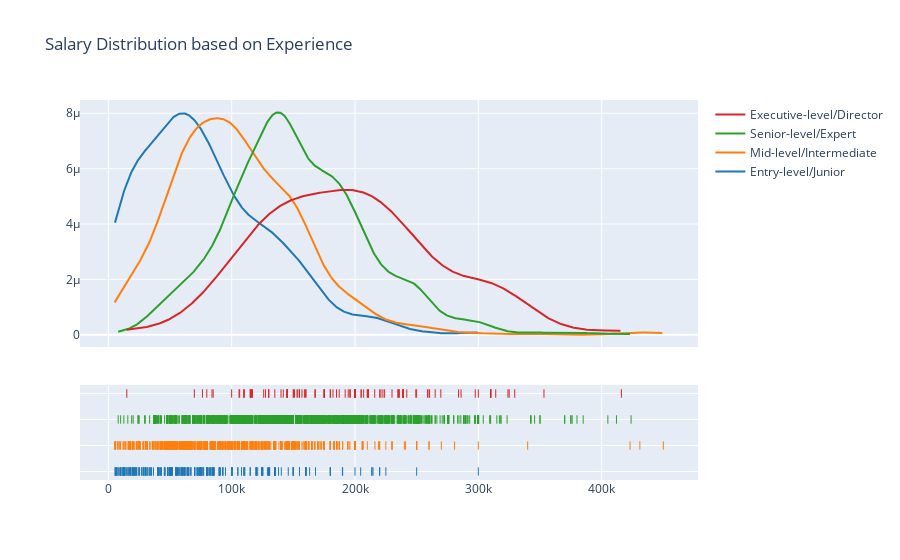
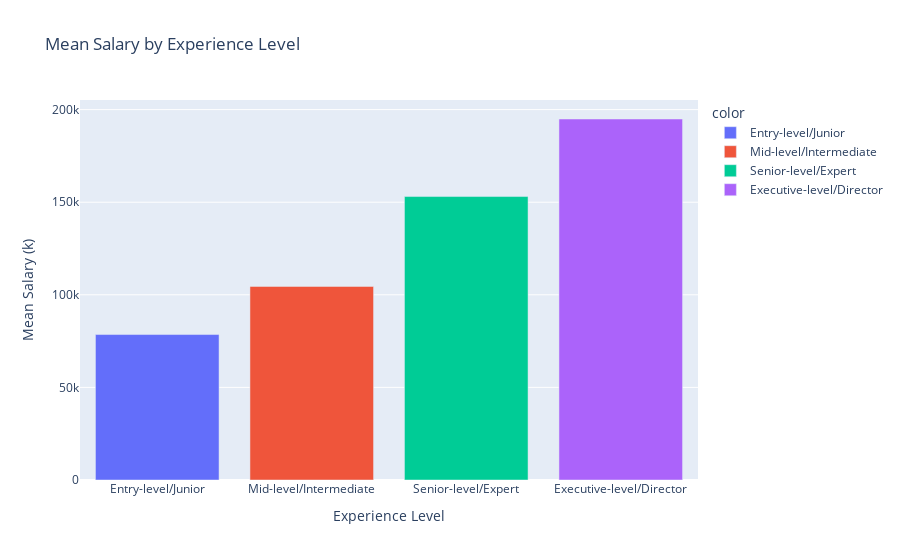

Write notebook code for charts like these, in order.
### Markdown cell above
### Step 7

### Code cell
entry_salary = exp_salary.loc[exp_salary['experience_level'] == 'Entry-level/Junior']
executive_salary = exp_salary.loc[exp_salary['experience_level'] == 'Executive-level/Director']
mid_salary = exp_salary.loc[exp_salary['experience_level'] == 'Mid-level/Intermediate']
senior_salary = exp_salary.loc[exp_salary['experience_level'] == 'Senior-level/Expert']

hist_data = [entry_salary['salary_in_usd'], mid_salary['salary_in_usd'], senior_salary['salary_in_usd'], executive_salary['salary_in_usd']]
group_labels = ['Entry-level/Junior', 'Mid-level/Intermediate', 'Senior-level/Expert', 'Executive-level/Director']

means = [entry_salary['salary_in_usd'].mean(), mid_salary['salary_in_usd'].mean(),
    senior_salary['salary_in_usd'].mean(), executive_salary['salary_in_usd'].mean(),]

fig1 = ff.create_distplot(hist_data, group_labels, show_hist = False)
fig2 = go.Figure(data=px.bar(x = group_labels, y = means, color = group_labels,
                            title = 'Mean Salary by Experience Level'))
                            
fig1.update_layout(title = 'Salary Distribution based on Experience')
fig2.update_layout(xaxis_title = "Experience Level", yaxis_title = "Mean Salary (k) ")
fig1.show()
fig2.show()

### Figure 1 — Plotly figure (JSON) as saved in the notebook; plotly's stock layout.template omitted (floating-point values rounded to 4 significant figures; data arrays with more than 128 entries replaced by an {"elided": "..."} marker saying what was removed)
{"data": [{"legendgroup": "Entry-level/Junior", "marker": {"color": "rgb(31, 119, 180)"}, "mode": "lines", "name": "Entry-level/Junior", "showlegend": true, "type": "scatter", "x": {"elided": "500 float values"}, "xaxis": "x", "y": {"elided": "500 float values"}, "yaxis": "y"}, {"legendgroup": "Mid-level/Intermediate", "marker": {"color": "rgb(255, 127, 14)"}, "mode": "lines", "name": "Mid-level/Intermediate", "showlegend": true, "type": "scatter", "x": {"elided": "500 float values"}, "xaxis": "x", "y": {"elided": "500 float values"}, "yaxis": "y"}, {"legendgroup": "Senior-level/Expert", "marker": {"color": "rgb(44, 160, 44)"}, "mode": "lines", "name": "Senior-level/Expert", "showlegend": true, "type": "scatter", "x": {"elided": "500 float values"}, "xaxis": "x", "y": {"elided": "500 float values"}, "yaxis": "y"}, {"legendgroup": "Executive-level/Director", "marker": {"color": "rgb(214, 39, 40)"}, "mode": "lines", "name": "Executive-level/Director", "showlegend": true, "type": "scatter", "x": {"elided": "500 int values"}, "xaxis": "x", "y": {"elided": "500 float values"}, "yaxis": "y"}, {"legendgroup": "Entry-level/Junior", "marker": {"color": "rgb(31, 119, 180)", "symbol": "line-ns-open"}, "mode": "markers", "name": "Entry-level/Junior", "showlegend": false, "type": "scatter", "x": {"elided": "320 int values"}, "xaxis": "x", "y": {"elided": "320 str values"}, "yaxis": "y2"}, {"legendgroup": "Mid-level/Intermediate", "marker": {"color": "rgb(255, 127, 14)", "symbol": "line-ns-open"}, "mode": "markers", "name": "Mid-level/Intermediate", "showlegend": false, "type": "scatter", "x": {"elided": "805 int values"}, "xaxis": "x", "y": {"elided": "805 str values"}, "yaxis": "y2"}, {"legendgroup": "Senior-level/Expert", "marker": {"color": "rgb(44, 160, 44)", "symbol": "line-ns-open"}, "mode": "markers", "name": "Senior-level/Expert", "showlegend": false, "type": "scatter", "x": {"elided": "2516 int values"}, "xaxis": "x", "y": {"elided": "2516 str values"}, "yaxis": "y2"}, {"legendgroup": "Executive-level/Director", "marker": {"color": "rgb(214, 39, 40)", "symbol": "line-ns-open"}, "mode": "markers", "name": "Executive-level/Director", "showlegend": false, "type": "scatter", "x": [258750, 185000, 15000, 220000, 205000, 329500, 269600, 145000, 115000, 175000, 110000, 221000, 153000, 200000, 145000, 180000, 155000, 286000, 207000, 353200, 249300, 145000, 100000, 265000, 235000, 194500, 115500, 200000, 145000, 210914, 116704, 167500, 106500, 310000, 239000, 106000, 310000, 239000, 160288, 127467, 310000, 239000, 235000, 210000, 210914, 116704, 284000, 236000, 155000, 140000, 175000, 110000, 314100, 195800, 200000, 145000, 310000, 239000, 300000, 200000, 196200, 150900, 200000, 145000, 310000, 239000, 159000, 130000, 310000, 239000, 205000, 160000, 210000, 157000, 125976, 187200, 116100, 222640, 182160, 297500, 260000, 200000, 180000, 200000, 200000, 150000, 84053, 260500, 175100, 115222, 76309, 242000, 200000, 130000, 110000, 224000, 167875, 175000, 135000, 324000, 216000, 192037, 250000, 130026, 85000, 230000, 153667, 235000, 150000, 79833, 141846, 69741, 416000, 325000], "xaxis": "x", "y": ["Executive-level/Director", "Executive-level/Director", "Executive-level/Director", "Executive-level/Director", "Executive-level/Director", "Executive-level/Director", "Executive-level/Director", "Executive-level/Director", "Executive-level/Director", "Executive-level/Director", "Executive-level/Director", "Executive-level/Director", "Executive-level/Director", "Executive-level/Director", "Executive-level/Director", "Executive-level/Director", "Executive-level/Director", "Executive-level/Director", "Executive-level/Director", "Executive-level/Director", "Executive-level/Director", "Executive-level/Director", "Executive-level/Director", "Executive-level/Director", "Executive-level/Director", "Executive-level/Director", "Executive-level/Director", "Executive-level/Director", "Executive-level/Director", "Executive-level/Director", "Executive-level/Director", "Executive-level/Director", "Executive-level/Director", "Executive-level/Director", "Executive-level/Director", "Executive-level/Director", "Executive-level/Director", "Executive-level/Director", "Executive-level/Director", "Executive-level/Director", "Executive-level/Director", "Executive-level/Director", "Executive-level/Director", "Executive-level/Director", "Executive-level/Director", "Executive-level/Director", "Executive-level/Director", "Executive-level/Director", "Executive-level/Director", "Executive-level/Director", "Executive-level/Director", "Executive-level/Director", "Executive-level/Director", "Executive-level/Director", "Executive-level/Director", "Executive-level/Director", "Executive-level/Director", "Executive-level/Director", "Executive-level/Director", "Executive-level/Director", "Executive-level/Director", "Executive-level/Director", "Executive-level/Director", "Executive-level/Director", "Executive-level/Director", "Executive-level/Director", "Executive-level/Director", "Executive-level/Director", "Executive-level/Director", "Executive-level/Director", "Executive-level/Director", "Executive-level/Director", "Executive-level/Director", "Executive-level/Director", "Executive-level/Director", "Executive-level/Director", "Executive-level/Director", "Executive-level/Director", "Executive-level/Director", "Executive-level/Director", "Executive-level/Director", "Executive-level/Director", "Executive-level/Director", "Executive-level/Director", "Executive-level/Director", "Executive-level/Director", "Executive-level/Director", "Executive-level/Director", "Executive-level/Director", "Executive-level/Director", "Executive-level/Director", "Executive-level/Director", "Executive-level/Director", "Executive-level/Director", "Executive-level/Director", "Executive-level/Director", "Executive-level/Director", "Executive-level/Director", "Executive-level/Director", "Executive-level/Director", "Executive-level/Director", "Executive-level/Director", "Executive-level/Director", "Executive-level/Director", "Executive-level/Director", "Executive-level/Director", "Executive-level/Director", "Executive-level/Director", "Executive-level/Director", "Executive-level/Director", "Executive-level/Director", "Executive-level/Director", "Executive-level/Director", "Executive-level/Director"], "yaxis": "y2"}], "layout": {"barmode": "overlay", "hovermode": "closest", "legend": {"traceorder": "reversed"}, "title": {"text": "Salary Distribution based on Experience"}, "xaxis": {"anchor": "y2", "domain": [0, 1], "zeroline": false}, "yaxis": {"anchor": "free", "domain": [0.35, 1], "position": 0}, "yaxis2": {"anchor": "x", "domain": [0, 0.25], "dtick": 1, "showticklabels": false}}}

### Figure 2 — Plotly figure (JSON) as saved in the notebook; plotly's stock layout.template omitted (floating-point values rounded to 4 significant figures)
{"data": [{"alignmentgroup": "True", "hovertemplate": "color=Entry-level/Junior<br>x=%{x}<br>y=%{y}<extra></extra>", "legendgroup": "Entry-level/Junior", "marker": {"color": "#636efa", "pattern": {"shape": ""}}, "name": "Entry-level/Junior", "offsetgroup": "Entry-level/Junior", "orientation": "v", "showlegend": true, "textposition": "auto", "type": "bar", "x": ["Entry-level/Junior"], "xaxis": "x", "y": [78550.0], "yaxis": "y"}, {"alignmentgroup": "True", "hovertemplate": "color=Mid-level/Intermediate<br>x=%{x}<br>y=%{y}<extra></extra>", "legendgroup": "Mid-level/Intermediate", "marker": {"color": "#EF553B", "pattern": {"shape": ""}}, "name": "Mid-level/Intermediate", "offsetgroup": "Mid-level/Intermediate", "orientation": "v", "showlegend": true, "textposition": "auto", "type": "bar", "x": ["Mid-level/Intermediate"], "xaxis": "x", "y": [104500.0], "yaxis": "y"}, {"alignmentgroup": "True", "hovertemplate": "color=Senior-level/Expert<br>x=%{x}<br>y=%{y}<extra></extra>", "legendgroup": "Senior-level/Expert", "marker": {"color": "#00cc96", "pattern": {"shape": ""}}, "name": "Senior-level/Expert", "offsetgroup": "Senior-level/Expert", "orientation": "v", "showlegend": true, "textposition": "auto", "type": "bar", "x": ["Senior-level/Expert"], "xaxis": "x", "y": [153100.0], "yaxis": "y"}, {"alignmentgroup": "True", "hovertemplate": "color=Executive-level/Director<br>x=%{x}<br>y=%{y}<extra></extra>", "legendgroup": "Executive-level/Director", "marker": {"color": "#ab63fa", "pattern": {"shape": ""}}, "name": "Executive-level/Director", "offsetgroup": "Executive-level/Director", "orientation": "v", "showlegend": true, "textposition": "auto", "type": "bar", "x": ["Executive-level/Director"], "xaxis": "x", "y": [194900.0], "yaxis": "y"}], "layout": {"barmode": "relative", "legend": {"title": {"text": "color"}, "tracegroupgap": 0}, "title": {"text": "Mean Salary by Experience Level"}, "xaxis": {"anchor": "y", "domain": [0, 1], "title": {"text": "Experience Level"}}, "yaxis": {"anchor": "x", "domain": [0, 1], "title": {"text": "Mean Salary (k) "}}}}
